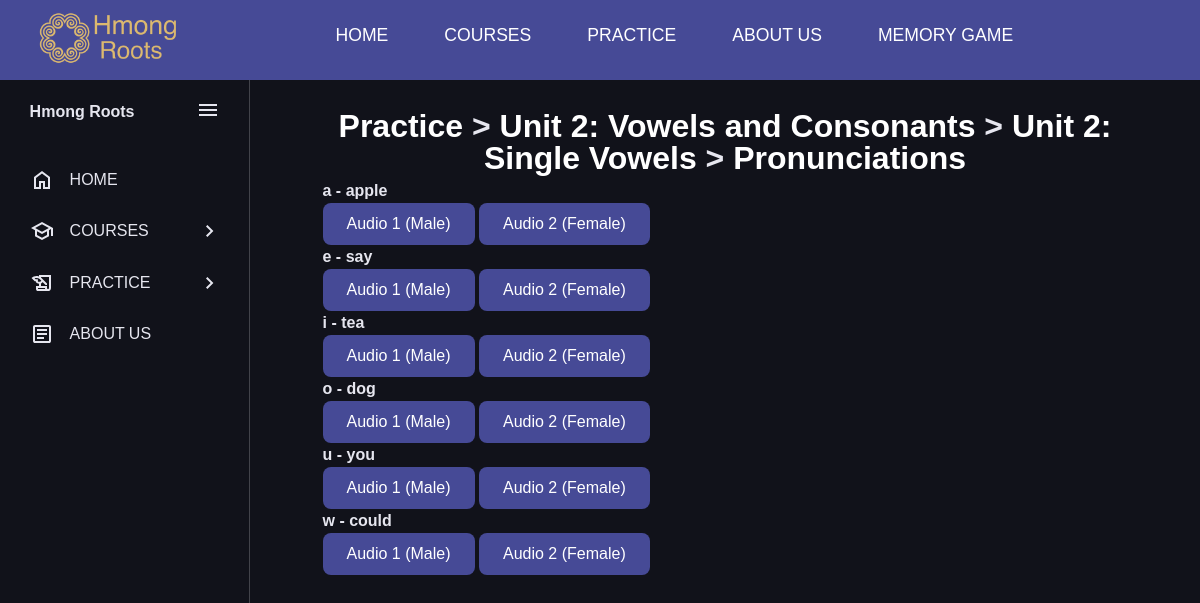
The page /practice/p2_sVowels_audio/ on the database its author committed.
### main/models.py (models this page shows, shortened)
class Word(models.Model):
    english_word = models.CharField(max_length=255)
    hmong_word = models.CharField(max_length=255)
    category = models.CharField(max_length=255, blank=True, null=True)
    male_audio_url = models.TextField(blank=True, null=True)
    female_audio_url = models.TextField(blank=True, null=True)
    pronunciation_video_url = models.TextField(blank=True, null=True)
    real_video_url = models.TextField(blank=True, null=True)
    animated_video_url = models.TextField(blank=True, null=True)
    image_filename = models.CharField(max_length=255, blank=True, null=True)

### main/views.py (the view)
# urls.py: path('practice/p2_sVowels_audio/', views.p2_sVowels_audio, name='p2_sVowels_audio'),
def p2_sVowels_audio(request):
    words = Word.objects.filter(category="Single Vowels")
    return render(request, 'practice/p2_sVowels_audio.html', {
        'words': words,
        'MEDIA_URL': settings.MEDIA_URL
    })

### main/templates/practice/p2_sVowels_audio.html (shortened to what this page needs)
{% extends 'base.html' %}
{% load static %}
{% block content %}
<h1>
    <a href="{% url 'practice' %}" class="heading-link">Practice</a>
     >
    <a href="{% url 'p2_vowels_consonants' %}" class="heading-link">Unit 2: Vowels and Consonants</a>
     >
    <a href="{% url 'p2_single_vowels' %}" class="heading-link">Unit 2: Single Vowels</a>
     >
    <a href="{% url 'p2_sVowels_audio' %}" class="heading-link">Pronunciations</a>
</h1>
{% for word in words %}
    <div class="category-container">
        <strong>{{ word.english_word }} - {{ word.hmong_word }}</strong><br>
        <button class="audio-button" data-audio="{{ MEDIA_URL }}{{ word.male_audio_url }}"> Audio 1 (Male)</button>
        <button class="audio-button" data-audio="{{ MEDIA_URL }}{{ word.female_audio_url }}"> Audio 2 (Female)</button><br>
    </div>
{% endfor %}
{% endblock %}

### main/static/css/styles.css (style rules this page uses)
:root { --base-color: #11121a; --line-color: #42434a; --hover-color: #222533; --text-color: #e6e6ef; --accent-color: #f77062; --secondary-text-color: #b0b3c1; --secondary-color: #464A96; }
* { box-sizing: border-box; margin: 0; padding: 0; font-family: 'Poppins', sans-serif; }
html { line-height: 1.5rem; }
h1 { text-align: center; margin-top: 5px; margin-bottom: 5px; line-height: 1; }
.heading-link { color: #fff; justify-content: center; text-decoration: none; }

### main/templates/practice/p2_sVowels_audio.html (style rules this page uses)
.audio-button { background-color: #464A96; color: white; padding: 12px 24px; border: none; border-radius: 8px; cursor: pointer; font-size: 16px; transition: background-color 0.3s ease; }

### rows shown on the page
Word: english_word "a", hmong_word "apple"
Word: english_word "e", hmong_word "say"
Word: english_word "i", hmong_word "tea"
Word: english_word "o", hmong_word "dog"
Word: english_word "u", hmong_word "you"
Word: english_word "w", hmong_word "could"
